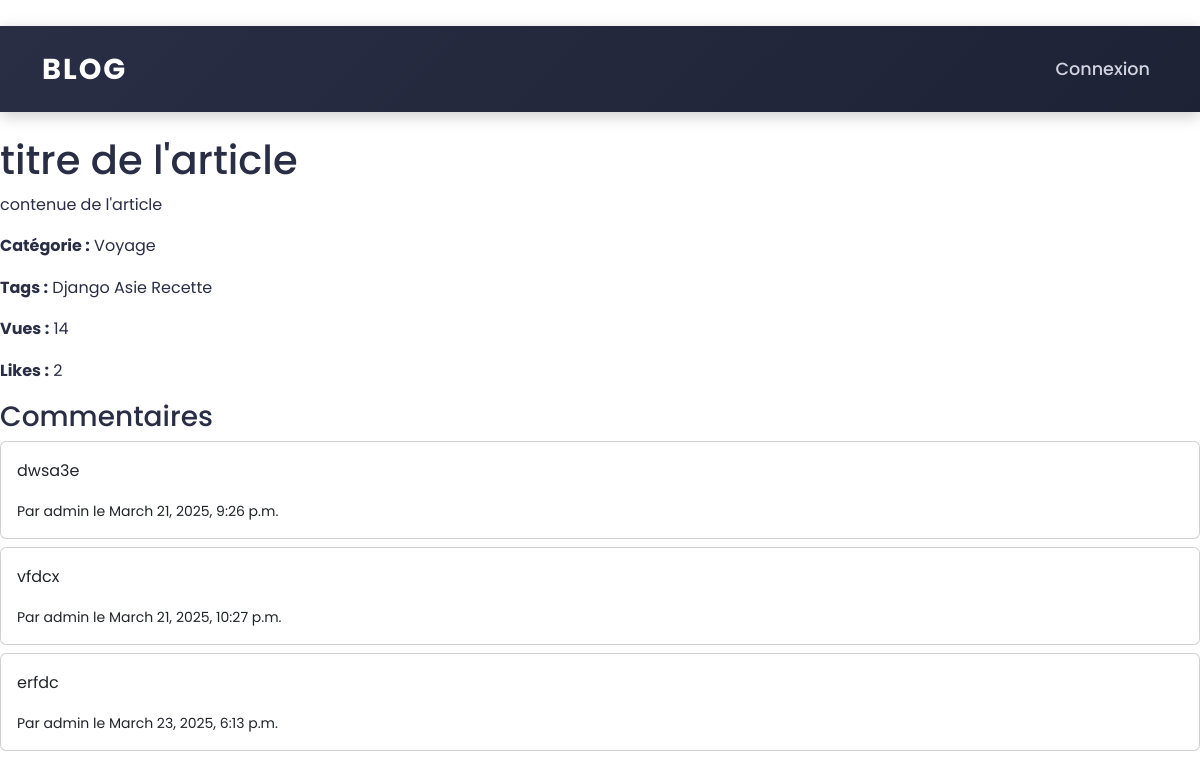
The app's page /article/4/ with its own data.
### blog/models.py (models this page shows, shortened)
class Article(models.Model):
    title = models.CharField(max_length=200)
    content = models.TextField()
    author = models.ForeignKey(User, on_delete=models.CASCADE)
    category = models.ForeignKey(Category, on_delete=models.SET_NULL, null=True)
    tags = models.ManyToManyField(Tag)
    created_at = models.DateTimeField(auto_now_add=True)
    updated_at = models.DateTimeField(auto_now=True)
    views = models.PositiveIntegerField(default=0)
    likes = models.ManyToManyField(User, related_name='liked_articles', blank=True)

class Category(models.Model):
    name = models.CharField(max_length=100, unique=True)
    def __str__(self):
        return self.name

class Tag(models.Model):
    name = models.CharField(max_length=50, unique=True)

class Comment(models.Model):
    article = models.ForeignKey(Article, on_delete=models.CASCADE, related_name='comments')
    author = models.ForeignKey(User, on_delete=models.CASCADE)
    content = models.TextField()
    created_at = models.DateTimeField(auto_now_add=True)

### blog/views.py (the view)
# urls.py: path('article/<int:article_id>/', views.article_detail, name='article_detail'),
def article_detail(request, article_id):
    article = get_object_or_404(Article, id=article_id)
    article.views += 1
    article.save()
    is_ajax = request.headers.get('X-Requested-With') == 'XMLHttpRequest'
    if request.method == 'POST':
        if not request.user.is_authenticated:
            if is_ajax:
                return JsonResponse({'success': False, 'error': 'Utilisateur non connecté'}, status=401)
            return redirect('login')
        form = CommentForm(request.POST)
        if form.is_valid():
            comment = form.save(commit=False)
            comment.article = article
            comment.author = request.user
            comment.save()
            Notification.objects.create(
                user=article.author,
                message=f"{request.user.username} a commenté votre article : {article.title}",
                is_read=False,
                is_displayed=False
            )
            if is_ajax:
                return JsonResponse({
                    'success': True,
                    'author': request.user.username,
                    'content': comment.content
                }, status=200)
            messages.success(request, 'Commentaire ajouté !')
            return redirect('article_detail', article_id=article.id)
        else:
            if is_ajax:
                return JsonResponse({'success': False, 'error': 'Formulaire invalide'}, status=400)
            messages.error(request, 'Erreur dans le formulaire.')
    else:
        form = CommentForm()
    unread_notifications = 0
    if request.user.is_authenticated:
        unread_notifications = Notification.objects.filter(user=request.user, is_read=False).count()
    return render(request, 'blog/article_detail.html', {
        'article': article,
        'form': form,
        'unread_notifications': unread_notifications,
    })

### blog/templates/blog/article_detail.html (shortened to what this page needs)
﻿{% extends 'blog/base.html' %}
{% block content %}
    <h1>{{ article.title }}</h1>
    <p>{{ article.content }}</p>
    <p><strong>Catégorie :</strong> {{ article.category }}</p>
    <p><strong>Tags :</strong> {% for tag in article.tags.all %}{{ tag.name }} {% endfor %}</p>
    <p><strong>Vues :</strong> {{ article.views }}</p>
    <p><strong>Likes :</strong> {{ article.likes.count }}</p>
    <h3>Commentaires</h3>
    {% for comment in article.comments.all %}
        <div class="card mb-2">
            <div class="card-body">
                <p>{{ comment.content }}</p>
                <small>Par {{ comment.author }} le {{ comment.created_at }}</small>
            </div>
        </div>
    {% empty %}
        <p>Aucun commentaire.</p>
    {% endfor %}
{% endblock %}

### blog/templates/blog/base.html (style rules this page uses)
* { margin: 0; padding: 0; box-sizing: border-box; font-family: 'Poppins', sans-serif; }
body { background: #fff; color: #2a2e45; line-height: 1.6; overflow-x: hidden; }

### records on screen
Article: title "titre de l'article", content "contenue de l'article", category "Voyage", views "14", likes.count "2"
Tag: name "Django"
Tag: name "Asie"
Tag: name "Recette"
Comment: content "dwsa3e", author "admin", created_at "March 21, 2025, 9:26 p.m."
Comment: content "vfdcx", author "admin", created_at "March 21, 2025, 10:27 p.m."
Comment: content "erfdc", author "admin", created_at "March 23, 2025, 6:13 p.m."
